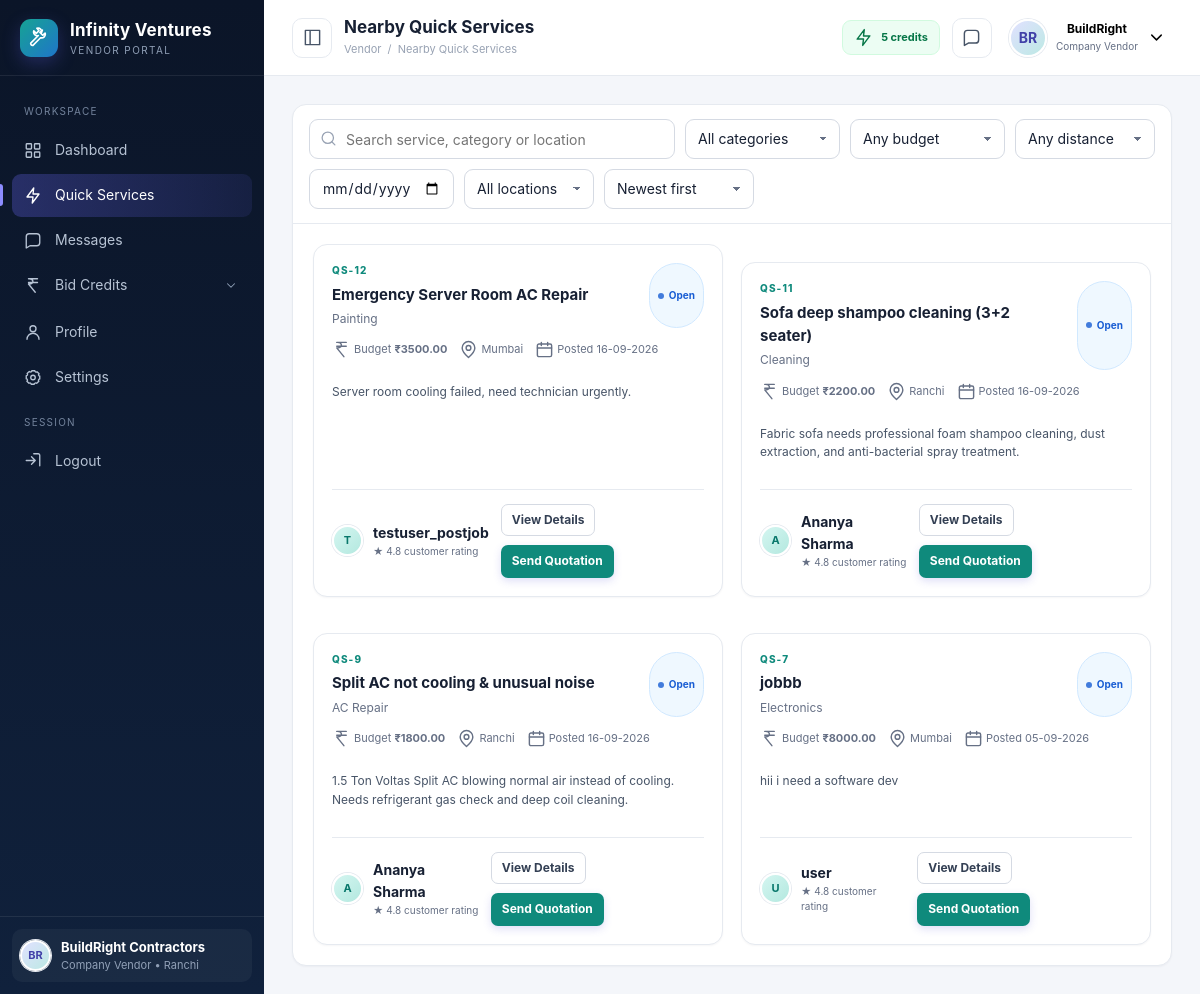
Page /vendor/quick-services/nearby.html on the committed database.
### myapp/models.py (models this page shows, shortened)
class QuickService(models.Model):
    STATUS_CHOICES = (
        ('open', 'Open'),
        ('progress', 'In Progress'),
        ('completed', 'Completed'),
        ('cancelled', 'Cancelled'),
        ('closed', 'Closed'),
        ('selected', 'Vendor Selected'),
    )
    title = models.CharField(max_length=255)
    category = models.ForeignKey('Category', on_delete=models.SET_NULL, null=True, blank=True)
    description = models.TextField(blank=True, null=True)
    required_work = models.JSONField(default=list, blank=True, null=True)
    budget = models.DecimalField(max_digits=10, decimal_places=2)
    shift_availability = models.CharField(max_length=50, blank=True, null=True)
    preferred_date = models.DateField(null=True, blank=True)
    preferred_time = models.TimeField(null=True, blank=True)
    location = models.ForeignKey('Location', on_delete=models.SET_NULL, null=True, blank=True)
    address = models.TextField(blank=True, null=True)
    additional_requirements = models.TextField(blank=True, null=True)
    contact_name = models.CharField(max_length=255, blank=True, null=True)
    contact_mobile = models.CharField(max_length=20, blank=True, null=True)
    user = models.ForeignKey(CustomUser, on_delete=models.CASCADE, related_name='quick_services')
    bids_count = models.IntegerField(default=0)
    status = models.CharField(max_length=20, choices=STATUS_CHOICES, default='open')
    created_at = models.DateTimeField(default=timezone.now)

class Category(models.Model):
    SERVICE_TYPE_CHOICES = (
        ('job', 'Job'),
        ('quick_service', 'Quick Service'),
        ('both', 'Both'),
    )
    STATUS_CHOICES = (
        ('active', 'Active'),
        ('inactive', 'Inactive'),
    )
    name = models.CharField(max_length=100)
    service_type = models.CharField(max_length=20, choices=SERVICE_TYPE_CHOICES, default='both')
    status = models.CharField(max_length=20, choices=STATUS_CHOICES, default='active')
    created_at = models.DateTimeField(default=timezone.now)

class Location(models.Model):
    STATUS_CHOICES = (
        ('active', 'Active'),
        ('inactive', 'Inactive'),
    )
    state = models.CharField(max_length=100)
    city = models.CharField(max_length=100)
    status = models.CharField(max_length=20, choices=STATUS_CHOICES, default='active')
    created_at = models.DateTimeField(default=timezone.now)

class CustomUser(AbstractUser):
    ROLE_CHOICES = (
        ('ADMIN', 'Admin'),
        ('VENDOR', 'Vendor'),
        ('USER', 'User'),
    )
    role = models.CharField(max_length=20, choices=ROLE_CHOICES, default='USER')

### myapp/views.py (the view, shortened to what this page needs)
# urls.py: re_path(r'^(?P<path>.*)$', views.dashboard_view, name='dashboard'),
def dashboard_view(request, path=''):
    if not path:
        path = 'index'
    if path.endswith('.html'):
        path = path[:-5]
    mapped_path = path
    admin_subfolders = ['users/', 'quick-services/', 'jobs/', 'bidding/', 'subscriptions/', 'payments/', 'reviews/', 'complaints/', 'reports/', 'master/']
    if any(mapped_path.startswith(folder) for folder in admin_subfolders):
        mapped_path = f'admin-dashboard/{mapped_path}'
    elif mapped_path.startswith('user/'):
        mapped_path = mapped_path.replace('user/', 'user-dashboard/', 1)
    elif mapped_path.startswith('vendor/'):
        mapped_path = mapped_path.replace('vendor/', 'infinity-vendor-dashboard/', 1)
    ext = os.path.splitext(mapped_path)[1]
    template_name = f'{mapped_path}.html'
    context = {}
    if path == 'vendor/jobs/available':
        available_jobs = Job.objects.filter(status='open').order_by('-created_at')
        context['available_jobs'] = available_jobs
    if path == 'vendor/jobs/selected-jobs':
        selected_bids = Bid.objects.filter(vendor=request.user, status='selected').select_related('job', 'quick_service').order_by('-created_at')
        context['selected_bids'] = selected_bids
    if path == 'vendor/quick-services/nearby':
        available_qs = QuickService.objects.filter(status='open').order_by('-created_at')
        context['available_qs'] = available_qs
    if path == 'vendor/quick-services/my-requests' and request.user.is_authenticated:
        my_bids = Bid.objects.filter(vendor=request.user, quick_service__isnull=False).select_related('quick_service', 'quick_service__user').order_by('-created_at')
        context['my_bids'] = my_bids
    if 'master/locations' in path:
        context['locations'] = Location.objects.all().order_by('-created_at')
        context['states'] = Location.objects.values_list('state', flat=True).distinct().order_by('state')
    if path == 'jobs/details':
        job_id_raw = request.GET.get('id')
        if job_id_raw:
            try:
                job_id = int(job_id_raw.replace('JOB-', '')) if isinstance(job_id_raw, str) and job_id_raw.startswith('JOB-') else int(job_id_raw)
                job_obj = Job.objects.select_related('user', 'category', 'location').get(id=job_id)
                context['job'] = job_obj
                try:
                    u_profile = job_obj.user.user_profile
                    mobile = u_profile.phone_number or '—'
                except Exception:
                    mobile = '—'
                context['job_customer_mobile'] = mobile
                bids = Bid.objects.filter(job=job_obj).select_related('vendor', 'vendor__vendor_profile')
                context['vendor_requests'] = bids
                selected_vendor_name = None
                for b in bids:
                    if b.status == 'selected':
                        try:
                            selected_vendor_name = b.vendor.vendor_profile.company_name or b.vendor.get_full_name() or b.vendor.username
                        except Exception:
                            selected_vendor_name = b.vendor.get_full_name() or b.vendor.username
                        break
                context['selected_vendor_name'] = selected_vendor_name
            except (ValueError, Job.DoesNotExist):
                pass
    elif 'quick-services' in path:
        from django.db.models import Count, Prefetch
        quick_services = QuickService.objects.exclude(category__service_type='job').select_related('user', 'category', 'location').annotate(vendor_requests_count=Count('bids')).prefetch_related(Prefetch('bids', queryset=Bid.objects.filter(status='selected').select_related('vendor', 'vendor__vendor_profile'), to_attr='selected_bids')).order_by('-created_at')
        qs_data = []
        for qs in quick_services:
            u = qs.user
            try:
                u_profile = u.user_profile
                mobile = u_profile.phone_number or '—'
            except Exception:
                mobile = '—'
            selected_vendor_name = '—'
            if hasattr(qs, 'selected_bids') and qs.selected_bids:
                selected_bid = qs.selected_bids[0]
                try:
                    selected_vendor_name = selected_bid.vendor.vendor_profile.company_name or selected_bid.vendor.get_full_name() or selected_bid.vendor.username
                except Exception:
                    selected_vendor_name = selected_bid.vendor.get_full_name() or selected_bid.vendor.username
            qs_data.append({
                'id': f'QS-{qs.id:04d}',
                'customer': u.get_full_name() or u.username,
                'customerMobile': mobile,
                'customerId': f'USR-{u.id:04d}',
                'avatar_class': f'av-{(u.id % 5) + 1}',
                'title': qs.title,
                'category': qs.category.name if getattr(qs, 'category', None) else 'Uncategorized',
                'location': f"{qs.location.city}, {qs.location.state}" if getattr(qs, 'location', None) else 'Unknown',
                'budget': float(qs.budget) if qs.budget else 0,
                'vendorRequests': getattr(qs, 'vendor_requests_count', 0),
                'selectedVendor': selected_vendor_name,
                'status': qs.status,
                'created': qs.created_at.strftime('%Y-%m-%d') if qs.created_at else 'Unknown'
            })
        context['quick_services_json'] = json.dumps(qs_data)
        context['quick_services_list'] = qs_data
        active_statuses = {'open', 'active', 'progress', 'selected'}
        closed_statuses = {'completed', 'cancelled', 'closed'}
        context['active_qs'] = [qs for qs in qs_data if qs['status'] in active_statuses]
        context['closed_qs'] = [qs for qs in qs_data if qs['status'] in closed_statuses]
    if (path in ['user/dashboard', 'user/index', 'user', 'dashboard', 'index'] or mapped_path in ['user-dashboard/dashboard', 'user-dashboard/index']) and request.user.is_authenticated and getattr(request.user, 'role', '') in ['USER', 'CUSTOMER']:
        context.update(get_user_dashboard_context(request.user))
    if 'vendor/jobs/selected-jobs' in path:
        if request.user.is_authenticated:
            context['selected_bids'] = Bid.objects.filter(vendor=request.user, status='selected').select_related('job', 'quick_service', 'job__user', 'quick_service__user').order_by('-created_at')
    if 'bid-credits' in path and request.user.is_authenticated:
        purchases = Subscription.objects.filter(vendor=request.user).order_by('-created_at')
        context['purchases'] = purchases
        context['subscriptions'] = purchases
        context['total_spent'] = purchases.filter(status='success').aggregate(Sum('amount'))['amount__sum'] or 0
    if 'users/customers' in path:
        context['customers'] = User.objects.filter(role='USER').select_related('user_profile').order_by('-date_joined')
    try:
        return render(request, template_name, context)
    except TemplateDoesNotExist:
        raise Http404(f"Template {template_name} not found")

### templates/infinity-vendor-dashboard/quick-services/nearby.html (shortened to what this page needs)
<!doctype html><html lang="en"><head><link rel="stylesheet" href="/infinity-vendor-dashboard/assets/styles.css"></head><body data-page="quick-nearby" data-title="Nearby Quick Services" data-root="../"><div class="app-shell"><div class="workspace"><main class="page">
<section class="card" data-filter-scope><div class="toolbar"><div class="search-box"><input class="input" data-search-input placeholder="Search service, category or location"></div><select class="select" style="max-width:155px" data-filter="category"><option value="all">All categories</option></select><select class="select" style="max-width:155px" data-filter="budgetband"><option value="all">Any budget</option></select><select class="select" style="max-width:140px"><option>Any distance</option></select><input class="input" type="date" style="max-width:145px"><select class="select" style="max-width:130px" data-filter="location"><option value="all">All locations</option></select><select class="select" style="max-width:150px" data-sort><option value="date:desc">Newest first</option></select></div><div class="card-body"><div class="grid grid-2" data-rows>
{% for qs in available_qs %}
<article class="card service-card" data-row data-category="{{ qs.category.name|default:'General' }}" data-budgetband="{% if qs.budget < 1500 %}under1500{% elif qs.budget > 3000 %}over3000{% else %}1500to3000{% endif %}" data-distance="5.0" data-location="{{ qs.location.city|default:'Unknown' }}" data-date="{{ qs.created_at|date:'dmY' }}" data-search="QS-{{ qs.id }} {{ qs.title }} {{ qs.category.name|default:'General' }} {{ qs.location.city|default:'' }} {{ qs.user.get_full_name }}"><div class="service-top"><div><div class="eyebrow">QS-{{ qs.id }}</div><h3>{{ qs.title }}</h3><div class="small muted">{{ qs.category.name|default:"General" }}</div></div><span class="badge badge-{{ qs.status }}">{{ qs.get_status_display }}</span></div><div class="service-meta"><span><span data-icon="rupee"></span> Budget <strong>₹{{ qs.budget }}</strong></span><span><span data-icon="map"></span> {{ qs.location.city|default:"Unknown Location" }}</span><span><span data-icon="calendar"></span> Posted {{ qs.created_at|date:"d-m-Y" }}</span></div><p class="service-description">{{ qs.description|truncatechars:120 }}</p><div class="service-footer"><div class="cell-user"><span class="avatar sm teal">{{ qs.user.get_full_name|make_list|first|upper|default:qs.user.username|make_list|first|upper }}</span><div><strong>{{ qs.user.get_full_name|default:qs.user.username }}</strong><div class="tiny muted">★ 4.8 customer rating</div></div></div><div class="actions"><a class="btn btn-secondary btn-sm" href="details.html?id={{ qs.id }}">View Details</a><a class="btn btn-primary btn-sm" href="send-quotation.html?qs_id={{ qs.id }}">Send Quotation</a></div></div></article>
{% empty %}
<p style="grid-column: 1 / -1; text-align: center; padding: 40px; color: var(--text-muted);">No quick services available nearby at the moment.</p>
{% endfor %}
</div></div></section>
</main></div></div></body></html>

### rows in the picture
QuickService: id "12", title "Emergency Server Room AC Repair", category.name "Painting", status "Open", budget "3500.00", location.city "Mumbai", created_at "16-09-2026", description "Server room cooling failed, need technician urgently.", user.get_full_name|make_list "T", user.get_full_name "testuser_postjob"
QuickService: id "11", title "Sofa deep shampoo cleaning (3+2 seater)", category.name "Cleaning", status "Open", budget "2200.00", location.city "Ranchi", created_at "16-09-2026", description "Fabric sofa needs professional foam shampoo cleaning, dust extraction, and anti-bacterial spray treatment.", user.get_full_name|make_list "A", user.get_full_name "Ananya Sharma"
QuickService: id "9", title "Split AC not cooling & unusual noise", category.name "AC Repair", status "Open", budget "1800.00", location.city "Ranchi", created_at "16-09-2026", description "1.5 Ton Voltas Split AC blowing normal air instead of cooling. Needs refrigerant gas check and deep coil cleaning.", user.get_full_name|make_list "A", user.get_full_name "Ananya Sharma"
QuickService: id "7", title "jobbb", category.name "Electronics", status "Open", budget "8000.00", location.city "Mumbai", created_at "05-09-2026", description "hii i need a software dev", user.get_full_name|make_list "U", user.get_full_name "user"
